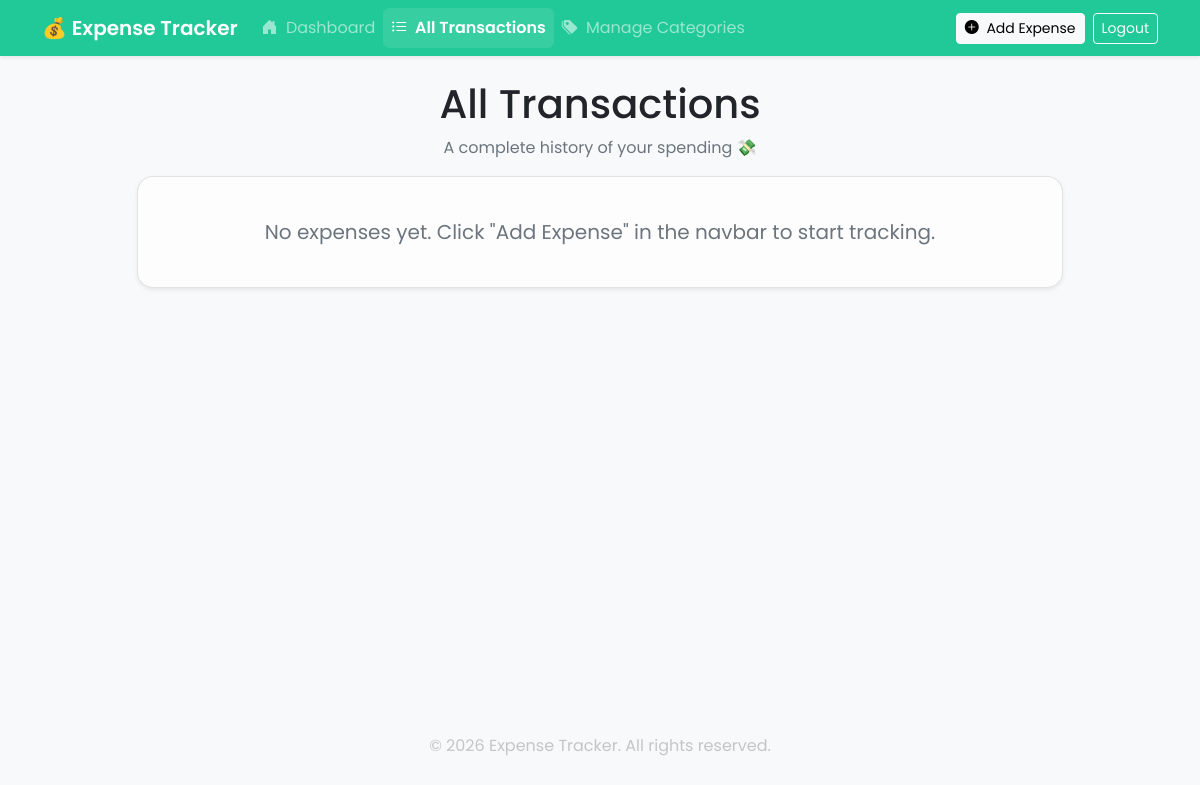
The page /transactions/ (signed in) on the database as committed earlier.
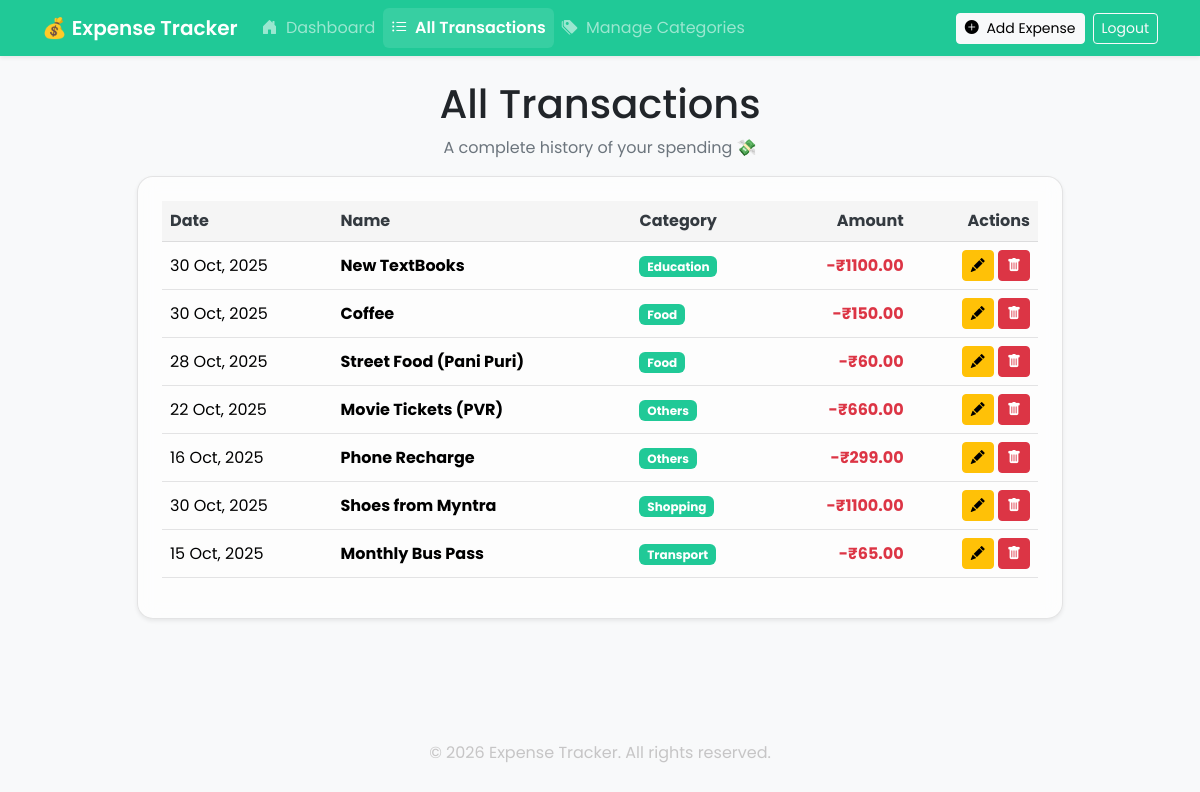
The same page on the database as committed later.
### myapp/models.py (models this page shows, shortened)
class Expense(models.Model):
    user = models.ForeignKey(User, on_delete=models.CASCADE)
    name = models.CharField(max_length=100)
    amount = models.DecimalField(max_digits=10, decimal_places=2)
    category = models.ForeignKey(Category, on_delete=models.SET_NULL, null=True, blank=True)
    date = models.DateField(default=date.today)

class Category(models.Model):
    user = models.ForeignKey(User, on_delete=models.CASCADE)
    name = models.CharField(max_length=100)
    class Meta:
        unique_together = ('user', 'name')
        verbose_name_plural = "Categories" # Fixes "Categorys" in admin

### myapp/views.py (the view, shortened to what this page needs)
# urls.py: path("transactions/", views.transaction_list, name="transaction_list"),
@login_required
def transaction_list(request):
    all_expenses = Expense.objects.filter(user=request.user).order_by('category__name', '-date') # Use the logged-in user
    total_expense = all_expenses.aggregate(total=Sum("amount"))["total"] or 0
    expenses_by_category = {}
    for expense in all_expenses:
        cat_name = expense.category.name if expense.category else "Uncategorized"
        if cat_name not in expenses_by_category:
            expenses_by_category[cat_name] = []
        expenses_by_category[cat_name].append(expense)
    category_totals = all_expenses.values("category__name").annotate(total=Sum("amount")).order_by('category__name')
    category_details = []
    for cat_total in category_totals:
        category_name = cat_total['category__name']
        if category_name:
            category_details.append({
                'category': category_name,
                'total': cat_total['total'],
                'expenses': expenses_by_category.get(category_name, [])
            })
    user_categories = Category.objects.filter(user=request.user).order_by('name') # Use the logged-in user
    context = {
        "total_expense": total_expense,
        "category_details": category_details,
        "user_categories": user_categories,
        "expense_date": date.today(), # --- FIXED: Added for modal ---
    }
    return render(request, "myapp/transaction_list.html", context)

### myapp/templates/myapp/transaction_list.html (shortened to what this page needs)
{% extends "myapp/index.html" %}
{% load static %}
{% block content %}
<div class="container hero text-center mt-4">
    <h1>All Transactions</h1>
    <p>A complete history of your spending 💸</p>
</div>
<div class="container mb-5">
    <div class="row justify-content-center">
        <div class="col-lg-10">
            <div class="card stat-card shadow-sm">
                <div class="card-body p-4">
                    {% if category_details %}
                    <div class="table-responsive">
                        <table class="table table-hover align-middle">
                            <thead class="table-light">
                                <tr>
                                    <th scope="col">Date</th>
                                    <th scope="col">Name</th>
                                    <th scope="col">Category</th>
                                    <th scope="col" class="text-end">Amount</th>
                                    <th scope="col" class="text-end">Actions</th>
                                </tr>
                            </thead>
                            <tbody>
                                {% for cat_data in category_details %}
                                    {% for exp in cat_data.expenses %}
                                    <tr>
                                        <td>{{ exp.date|date:"d M, Y" }}</td>
                                        <td class="fw-bold">{{ exp.name }}</td>
                                        <td>
                                            <span class="badge" style="background-color:  #20c997;">{{ exp.category.name|default:"Uncategorized" }}</span>
                                        </td>
                                        <td class="fw-bold text-danger text-end">-₹{{ exp.amount }}</td>
                                        <td class="text-end">
                                            <a href="{% url 'edit_expense' exp.id %}" class="btn btn-sm btn-warning">
                                                <i class="bi bi-pencil-fill"></i>
                                            </a>
                                            <a href="{% url 'delete_expense' exp.id %}" class="btn btn-sm btn-danger"
                                               onclick="return confirm('Are you sure?');">
                                                <i class="bi bi-trash-fill"></i>
                                            </a>
                                        </td>
                                    </tr>
                                    {% endfor %}
                                {% endfor %}
                            </tbody>
                        </table>
                    </div>
                    {% else %}
                    <p class="text-center text-secondary fs-5 m-3">No expenses yet. Click "Add Expense" in the navbar to start tracking.</p>
                    {% endif %}
                </div>
            </div>
        </div>
    </div>
</div>
{% endblock %}

Rows that differ between the two databases and show on the page:
now on this page (row edited): Expense: date "30 Oct, 2025", name "New TextBooks", category.name "Education", amount "1100.00"
added Expense: date "30 Oct, 2025", name "Coffee", category.name "Food", amount "150.00"
now on this page (row edited): Expense: date "28 Oct, 2025", name "Street Food (Pani Puri)", category.name "Food", amount "60.00"
added Expense: date "22 Oct, 2025", name "Movie Tickets (PVR)", category.name "Others", amount "660.00"
now on this page (row edited): Expense: date "16 Oct, 2025", name "Phone Recharge", category.name "Others", amount "299.00"
added Expense: date "30 Oct, 2025", name "Shoes from Myntra", category.name "Shopping", amount "1100.00"
now on this page (row edited): Expense: date "15 Oct, 2025", name "Monthly Bus Pass", category.name "Transport", amount "65.00"
Other text that changed with them:
text no longer shown: "No expenses yet. Click \"Add Expense\" in the navbar to start tracking."
text now shown: "Date Name Category Amount Actions"
